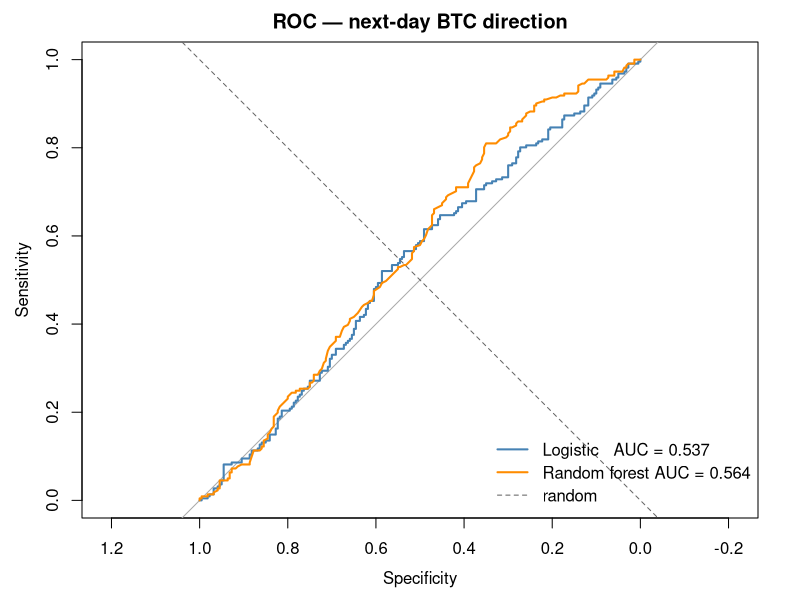
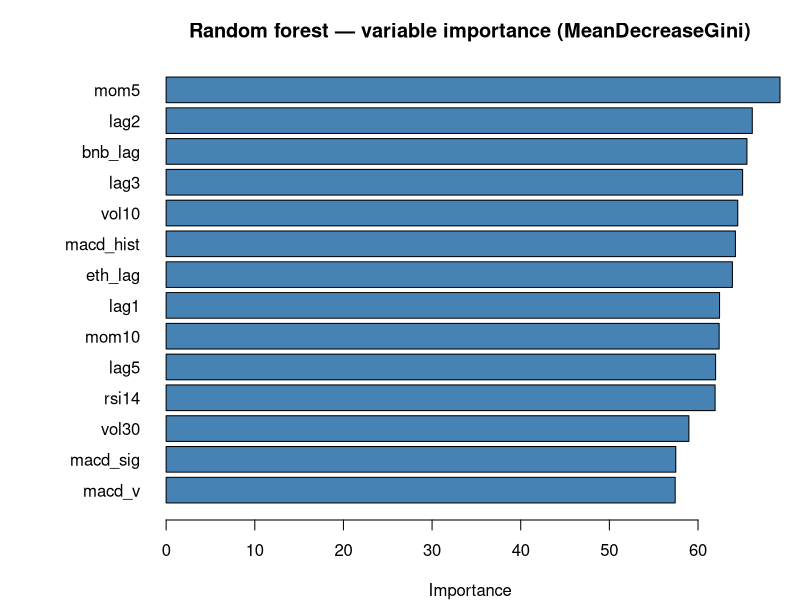
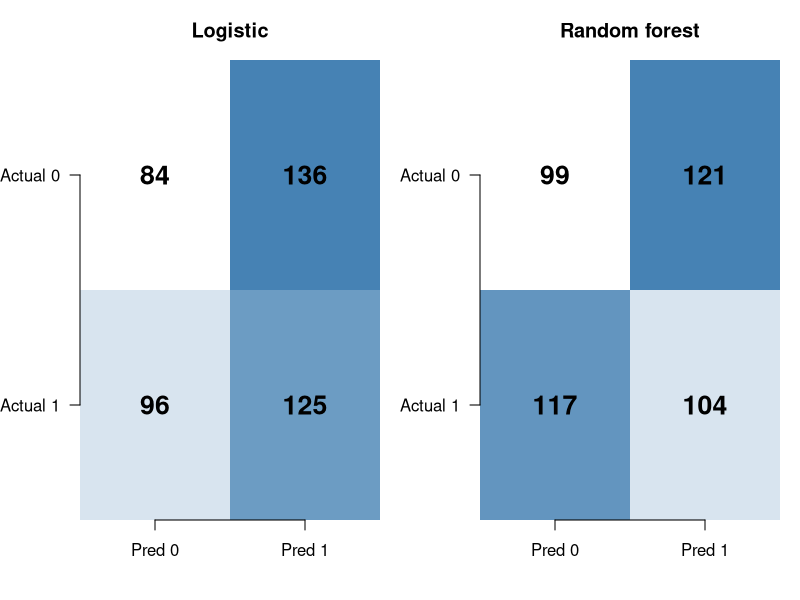

Write R code to recreate these figures, in order.
# ============================================================
# FINAL — Task 5 (8 pts): Classification — predict next-day BTC direction
# Target  : sign of tomorrow's log-return  (UP = 1, DOWN = 0)
# Features: lag returns, rolling vol, RSI, MACD, ETH/BNB cross-signals
# Models  : Logistic Regression vs Random Forest  (champion + baseline)
# Split   : chronological 80/20 (no look-ahead!)
# Metrics : accuracy, ROC-AUC, confusion matrix
# Plots   : t5_roc.png, t5_importance.png, t5_confusion.png
# ============================================================

suppressPackageStartupMessages({
  library(randomForest)
  library(pROC)
  library(TTR)
})

prices <- read.csv("crypto_clean.csv", stringsAsFactors = FALSE)
prices$date <- as.Date(prices$date)
prices <- prices[order(prices$date), ]

# Restrict to common dates (SOL drives the start)
prices <- prices[complete.cases(prices), ]
cat("Rows after common-date filter:", nrow(prices), "\n")

# ------------------------------------------------------------
# Feature engineering — all features use info AVAILABLE AT t,
# target is direction of t+1 -> no look-ahead leakage
# ------------------------------------------------------------
btc <- prices$BTC
n   <- length(btc)

ret_btc <- c(NA, diff(log(btc)))
ret_eth <- c(NA, diff(log(prices$ETH)))
ret_bnb <- c(NA, diff(log(prices$BNB)))

# Lags
lag1  <- c(NA, ret_btc[-n])
lag2  <- c(NA, NA, ret_btc[-c(n-1, n)])
lag3  <- c(NA, NA, NA, ret_btc[-c(n-2, n-1, n)])
lag5  <- c(rep(NA, 5), ret_btc[1:(n-5)])

# Rolling features at time t (use only past data)
roll_mean <- function(x, k) {
  out <- rep(NA_real_, length(x))
  for (i in k:length(x)) out[i] <- mean(x[(i-k+1):i], na.rm = TRUE)
  out
}
roll_sd <- function(x, k) {
  out <- rep(NA_real_, length(x))
  for (i in k:length(x)) out[i] <- sd(x[(i-k+1):i], na.rm = TRUE)
  out
}
mom5  <- roll_mean(ret_btc, 5)
mom10 <- roll_mean(ret_btc, 10)
vol10 <- roll_sd  (ret_btc, 10)
vol30 <- roll_sd  (ret_btc, 30)

# Technical indicators (TTR uses price, not return)
rsi14 <- as.numeric(RSI (btc, n = 14))
macd  <- MACD(btc, nFast = 12, nSlow = 26, nSig = 9)
macd_v   <- as.numeric(macd[, "macd"])
macd_sig <- as.numeric(macd[, "signal"])
macd_hist <- macd_v - macd_sig

# Cross-asset signals
eth_lag <- c(NA, ret_eth[-n])
bnb_lag <- c(NA, ret_bnb[-n])

# Target: sign of next-day return
target_ret  <- c(ret_btc[-1], NA)
target_dir  <- ifelse(target_ret > 0, 1L, 0L)

df <- data.frame(
  date   = prices$date,
  lag1, lag2, lag3, lag5,
  mom5, mom10, vol10, vol30,
  rsi14, macd_v, macd_sig, macd_hist,
  eth_lag, bnb_lag,
  target = target_dir
)
df <- df[complete.cases(df), ]
cat("Rows after feature engineering:", nrow(df), "\n")
cat("Class balance:\n"); print(prop.table(table(df$target)))

# ------------------------------------------------------------
# Chronological split — 80% train, 20% test (NO shuffling!)
# ------------------------------------------------------------
split_idx <- floor(0.80 * nrow(df))
train <- df[1:split_idx, ]
test  <- df[(split_idx + 1):nrow(df), ]
cat("\nTrain:", nrow(train), "(", as.character(train$date[1]), "->",
    as.character(train$date[nrow(train)]), ")\n")
cat( "Test :", nrow(test),  "(", as.character(test$date[1]), "->",
    as.character(test$date[nrow(test)]),  ")\n")

predictors <- setdiff(colnames(df), c("date","target"))

# ------------------------------------------------------------
# Model A — Logistic regression
# ------------------------------------------------------------
fit_lr <- glm(target ~ ., data = train[, c(predictors, "target")],
              family = binomial())
cat("\n=== Logistic regression — significant coefficients ===\n")
print(round(coef(summary(fit_lr)), 4))

p_lr <- predict(fit_lr, newdata = test[, predictors], type = "response")
yhat_lr <- as.integer(p_lr > 0.5)
acc_lr  <- mean(yhat_lr == test$target)
auc_lr  <- as.numeric(auc(roc(test$target, p_lr, quiet = TRUE)))

# ------------------------------------------------------------
# Model B — Random forest (champion)
# Hyperparameter: try mtry in {2,3,4,5}, pick best by OOB accuracy
# ------------------------------------------------------------
set.seed(42)
oob_grid <- sapply(c(2,3,4,5), function(m) {
  rf <- randomForest(x = train[, predictors],
                     y = factor(train$target),
                     ntree = 500, mtry = m)
  1 - rf$err.rate[500, "OOB"]
})
names(oob_grid) <- c(2,3,4,5)
cat("\nOOB accuracy by mtry:\n"); print(round(oob_grid, 4))
best_mtry <- as.integer(names(oob_grid)[which.max(oob_grid)])
cat("Best mtry:", best_mtry, "\n")

set.seed(42)
fit_rf <- randomForest(x = train[, predictors],
                       y = factor(train$target),
                       ntree = 800, mtry = best_mtry,
                       importance = TRUE)
p_rf  <- predict(fit_rf, newdata = test[, predictors], type = "prob")[, "1"]
yhat_rf <- as.integer(p_rf > 0.5)
acc_rf  <- mean(yhat_rf == test$target)
auc_rf  <- as.numeric(auc(roc(test$target, p_rf, quiet = TRUE)))

# ------------------------------------------------------------
# Baseline — always predict UP (majority class)
# ------------------------------------------------------------
acc_naive <- mean(1 == test$target)

cat(sprintf("\n=== Results on hold-out test ===\n"))
cat(sprintf("Naive 'always up' : accuracy = %.4f\n", acc_naive))
cat(sprintf("Logistic regr.   : accuracy = %.4f   AUC = %.4f\n", acc_lr, auc_lr))
cat(sprintf("Random forest    : accuracy = %.4f   AUC = %.4f\n", acc_rf, auc_rf))

# ------------------------------------------------------------
# Confusion matrices
# ------------------------------------------------------------
cat("\n=== Confusion (Logistic) ===\n")
print(table(actual = test$target, pred = yhat_lr))
cat("\n=== Confusion (Random forest) ===\n")
print(table(actual = test$target, pred = yhat_rf))

# ------------------------------------------------------------
# Plots
# ------------------------------------------------------------
png("t5_roc.png", width = 700, height = 600)
roc_lr <- roc(test$target, p_lr, quiet = TRUE)
roc_rf <- roc(test$target, p_rf, quiet = TRUE)
plot(roc_lr, col = "steelblue", lwd = 2,
     main = "ROC — next-day BTC direction")
lines(roc_rf, col = "darkorange", lwd = 2)
abline(0, 1, lty = 2, col = "gray40")
legend("bottomright", bty = "n",
       legend = c(sprintf("Logistic   AUC = %.3f", auc_lr),
                  sprintf("Random forest AUC = %.3f", auc_rf),
                  "random"),
       col = c("steelblue","darkorange","gray40"), lwd = c(2,2,1), lty = c(1,1,2))
dev.off()

png("t5_importance.png", width = 800, height = 500)
imp <- importance(fit_rf)[, "MeanDecreaseGini"]
imp <- sort(imp, decreasing = TRUE)
op <- par(mar = c(4, 8, 3, 1))
barplot(rev(imp), horiz = TRUE, las = 1, col = "steelblue",
        main = "Random forest — variable importance (MeanDecreaseGini)",
        xlab = "Importance")
par(op); dev.off()

png("t5_confusion.png", width = 900, height = 400)
op <- par(mfrow = c(1,2), mar = c(4,4,3,1))
cm_lr <- table(actual = test$target, pred = yhat_lr)
cm_rf <- table(actual = test$target, pred = yhat_rf)
plot_cm <- function(cm, title) {
  image(t(as.matrix(cm))[, 2:1], axes = FALSE, col = colorRampPalette(c("white","steelblue"))(20),
        main = title)
  axis(1, at = c(0, 1), labels = c("Pred 0", "Pred 1"))
  axis(2, at = c(0, 1), labels = c("Actual 1", "Actual 0"), las = 1)
  for (i in 1:2) for (j in 1:2) {
    text((j - 1), (2 - i), cm[i, j], cex = 1.6, font = 2)
  }
}
plot_cm(cm_lr, "Logistic")
plot_cm(cm_rf, "Random forest")
par(op); dev.off()

# Save metrics + forecast log
metrics <- data.frame(
  model   = c("naive_up","logistic","random_forest"),
  accuracy = round(c(acc_naive, acc_lr, acc_rf), 4),
  auc      = round(c(NA, auc_lr, auc_rf), 4)
)
write.csv(metrics, "t5_metrics.csv", row.names = FALSE)
cat("\nSaved: t5_metrics.csv, t5_roc.png, t5_importance.png, t5_confusion.png\n")
